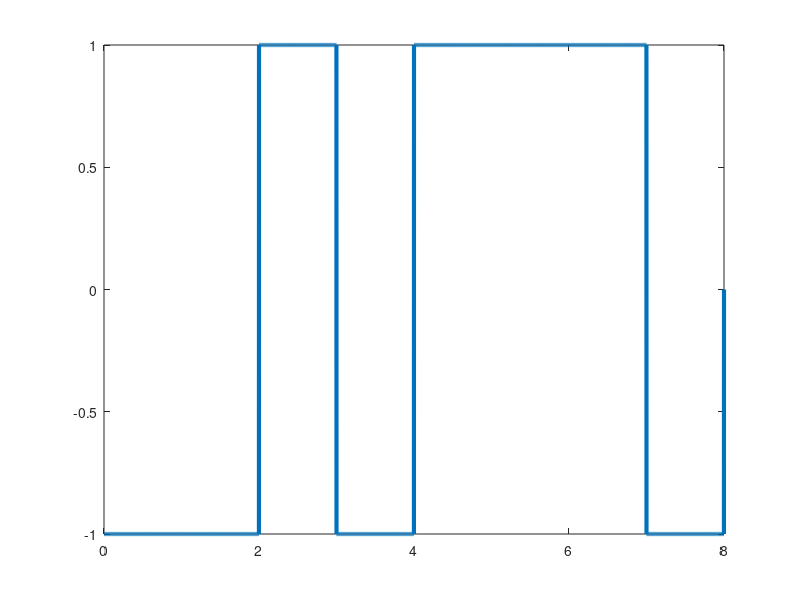

Write MATLAB code to recreate this figure.
bits = [1 0 1 1 1 0 0 1];
bitrate = 1;
n = 1000;
T = length(bits)/bitrate;
N = n*length(bits);
dt = T/N;
t = 0:dt:T;
x = zeros(1,length(t));
lastbit = 1;

for i=1:length(bits)
    if bits(i)==1
        x((i-1)*n+1 : i*n) = -lastbit;
        lastbit = -lastbit;
    else
        x((i-1)*n+1 : i*n) = lastbit;
    end
end

plot(t, x, 'Linewidth', 3);

counter = 0;
lastbit = 1;

for i = 1:length(t)
    if t(i)>counter
        counter = counter + 1;
        if x(i)~=lastbit
            result(counter) = 1;
            lastbit = -lastbit;
        else
            result(counter) = 0;
        end
    end
end

disp('NRZ-I Decoding:-');
disp(result);